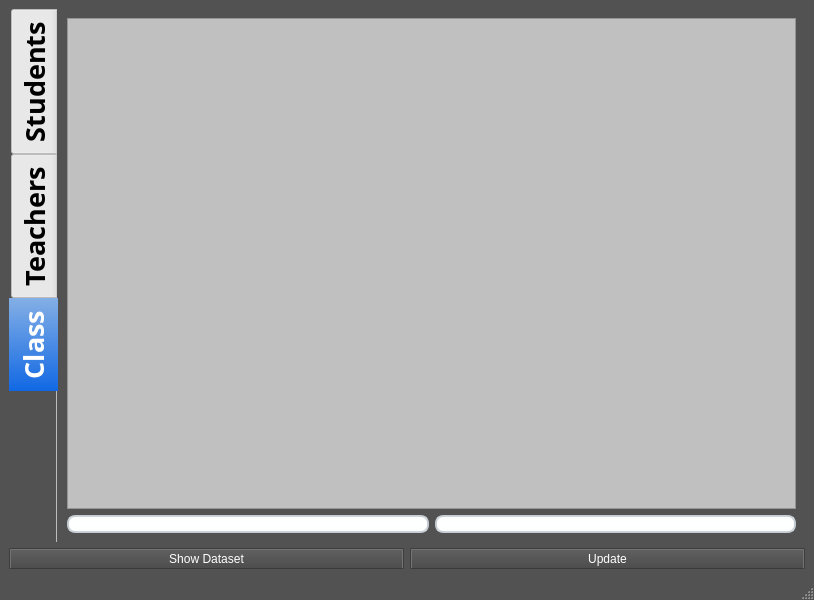
<?xml version="1.0" encoding="UTF-8"?>
<ui version="4.0">
 <class>management_system</class>
 <widget class="QMainWindow" name="management_system">
  <property name="geometry">
   <rect>
    <x>0</x>
    <y>0</y>
    <width>814</width>
    <height>600</height>
   </rect>
  </property>
  <property name="windowTitle">
   <string>management_system</string>
  </property>
  <property name="styleSheet">
   <string notr="true">QMainWindow {
	background-color:rgb(82, 82, 82);
}
QMenuBar {
	background:rgb(82, 82, 82);
}
QMenuBar::item {
	color:rgb(223,219,210);
	spacing: 3px;
	padding: 1px 4px;
	background: transparent;
}

QMenuBar::item:selected {
	background:rgb(115, 115, 115);
}
QMenu::item:selected {
	color:rgb(255,255,255);
	border-width:2px;
	border-style:solid;
	padding-left:18px;
	padding-right:8px;
	padding-top:2px;
	padding-bottom:3px;
	background:qlineargradient(spread:pad, x1:0.5, y1:0.7, x2:0.5, y2:0.3, stop:0 rgba(87, 97, 106, 255), stop:1 rgba(93, 103, 113, 255));
	border-top-color: qlineargradient(spread:pad, x1:0.5, y1:0.6, x2:0.5, y2:0.4, stop:0 rgba(115, 115, 115, 255), stop:1 rgba(62, 62, 62, 255));
	border-right-color: qlineargradient(spread:pad, x1:0.4, y1:0.5, x2:0.6, y2:0.5, stop:0 rgba(115, 115, 115, 255), stop:1 rgba(62, 62, 62, 255));
	border-left-color: qlineargradient(spread:pad, x1:0.6, y1:0.5, x2:0.4, y2:0.5, stop:0 rgba(115, 115, 115, 255), stop:1 rgba(62, 62, 62, 255));
	border-bottom-color: rgb(58, 58, 58);
	border-bottom-width: 1px;
}
QMenu::item {
	color:rgb(223,219,210);
	background-color:rgb(78,78,78);
	padding-left:20px;
	padding-top:4px;
	padding-bottom:4px;
	padding-right:10px;
}
QMenu{
	background-color:rgb(78,78,78);
}
QStatusBar {
	color:rgb(240,240,240);
}</string>
  </property>
  <widget class="QWidget" name="centralwidget">
   <property name="styleSheet">
    <string notr="true">
QMenuBar {
    color: #ffffff;
    background-color: #e0e0e0;
}

QMenuBar::item {
    background-color: #e0e0e0;
}

QMenuBar::item:selected {
    color: #1b3774;
    border: 1px solid #5e90fa;
    background-color: #5e90fa;
}

QMenuBar::item:pressed {
    color: #1b3774;
    border: 1px solid #7cabf9;
    background-color: #7cabf9;
    margin-bottom:-1px;
    padding-bottom:1px;
}

QMenu {
    color: #ffffff;
    background-color: #828282;
    margin: 2px;
    border: 1px solid transparent;
}

QMenu::icon {
    margin: 5px;
    border-style: none;
}

QMenu::right-arrow {
    image:url(icons/right_arrow_light.png);
}

QMenu::item {
    color: #ffffff;
    background-color: #828282;
    padding: 2px 30px 2px 30px;
    border: 1px solid #828282; /* reserve space for selection border */
}

QMenu::item:selected {
    color: #1b3774;
    background-color: #7cabf9;
}

QMenu::separator {
    height: 1px;
    background-color: #b6b6b6;
    margin-top: 2px;
    margin-bottom: 2px;
    margin-left: 6px;
    margin-right: 6px;
}

QMenu::indicator:non-exclusive {
    color: #ffffff;
    background-color: #f5f5f5;
    border: 1px solid #828282;
    width: 11px;
    height: 11px;
    border-radius:2px;
}

QMenu::indicator:non-exclusive:checked {
    background-color: #3874f2;
    border: 1px solid #1b3774;
    image:url(icons/checkbox_light.png);
}
</string>
   </property>
   <layout class="QGridLayout" name="gridLayout">
    <item row="0" column="0">
     <widget class="QTabWidget" name="tabWidget">
      <property name="font">
       <font>
        <family>Ubuntu Mono</family>
        <pointsize>20</pointsize>
        <weight>75</weight>
        <bold>true</bold>
       </font>
      </property>
      <property name="focusPolicy">
       <enum>Qt::WheelFocus</enum>
      </property>
      <property name="contextMenuPolicy">
       <enum>Qt::DefaultContextMenu</enum>
      </property>
      <property name="layoutDirection">
       <enum>Qt::LeftToRight</enum>
      </property>
      <property name="autoFillBackground">
       <bool>false</bool>
      </property>
      <property name="styleSheet">
       <string notr="true">QTabBar::tab:top {
	color: #eff0f1;
	border: 1px solid #76797C;
	border-bottom: 1px transparent black;
	background-color: #31363b;
	padding: 5px;
	min-width: 50px;
	border-top-left-radius: 6px;
	border-top-right-radius: 6px;
}

QTabBar::tab:top:selected {
	color: #eff0f1;
	background-color: #54575B;
	border: 2px solid #76797C;
	border-bottom: 3px solid #3daee9;
	border-top-left-radius: 6px;
	border-top-right-radius: 6px;
}

QTabBar::tab:top:!selected:hover {
	background-color: #18465d;
}

/* BOTTOM TABS */

QTabBar::tab:bottom {
	color: #eff0f1;
	border: 1px solid #76797C;
	border-top: 1px transparent black;
	background-color: #31363b;
	padding: 5px;
	border-bottom-left-radius: 6px;
	border-bottom-right-radius: 6px;
	min-width: 50px;
}

QTabBar::tab:bottom:selected {
	color: #eff0f1;
	background-color: #54575B;
	border: 2px solid #76797C;
	border-top: 3px solid #3daee9;
	border-bottom-left-radius: 6px;
	border-bottom-right-radius: 6px;
}

QTabBar::tab:bottom:!selected:hover {
	background-color: #18465d;
}
QTabBar::tab:selected, QTabBar::tab:last:selected, QTabBar::tab:hover {
    color: #FFFFFF;
    background-color: qlineargradient(spread:pad, x1:0.5, y1:0, x2:0.5, y2:1, stop:0 #84afe5, stop:1 #1168e4);
}
</string>
      </property>
      <property name="tabPosition">
       <enum>QTabWidget::West</enum>
      </property>
      <property name="tabShape">
       <enum>QTabWidget::Rounded</enum>
      </property>
      <property name="currentIndex">
       <number>2</number>
      </property>
      <property name="elideMode">
       <enum>Qt::ElideNone</enum>
      </property>
      <property name="usesScrollButtons">
       <bool>true</bool>
      </property>
      <property name="documentMode">
       <bool>true</bool>
      </property>
      <property name="tabsClosable">
       <bool>false</bool>
      </property>
      <property name="movable">
       <bool>false</bool>
      </property>
      <property name="tabBarAutoHide">
       <bool>false</bool>
      </property>
      <widget class="QWidget" name="Student">
       <attribute name="title">
        <string>Students</string>
       </attribute>
       <layout class="QGridLayout" name="gridLayout_2">
        <item row="0" column="0">
         <widget class="QTableWidget" name="students_table">
          <property name="styleSheet">
           <string notr="true">QTableWidget{
background-color:#C0C0C0;
alternate-background-color:#606060;
selection-background-color:#282828;
}</string>
          </property>
          <property name="editTriggers">
           <set>QAbstractItemView::DoubleClicked</set>
          </property>
          <property name="alternatingRowColors">
           <bool>true</bool>
          </property>
          <property name="selectionMode">
           <enum>QAbstractItemView::ContiguousSelection</enum>
          </property>
          <property name="selectionBehavior">
           <enum>QAbstractItemView::SelectRows</enum>
          </property>
          <property name="textElideMode">
           <enum>Qt::ElideRight</enum>
          </property>
          <property name="verticalScrollMode">
           <enum>QAbstractItemView::ScrollPerItem</enum>
          </property>
          <property name="gridStyle">
           <enum>Qt::SolidLine</enum>
          </property>
          <property name="sortingEnabled">
           <bool>false</bool>
          </property>
          <property name="wordWrap">
           <bool>true</bool>
          </property>
          <property name="cornerButtonEnabled">
           <bool>false</bool>
          </property>
          <attribute name="horizontalHeaderCascadingSectionResizes">
           <bool>true</bool>
          </attribute>
          <attribute name="horizontalHeaderDefaultSectionSize">
           <number>150</number>
          </attribute>
          <attribute name="horizontalHeaderShowSortIndicator" stdset="0">
           <bool>true</bool>
          </attribute>
          <attribute name="horizontalHeaderStretchLastSection">
           <bool>true</bool>
          </attribute>
          <attribute name="verticalHeaderCascadingSectionResizes">
           <bool>true</bool>
          </attribute>
         </widget>
        </item>
        <item row="1" column="0">
         <layout class="QHBoxLayout" name="horizontalLayout">
          <item>
           <widget class="QPushButton" name="btn_st_table_add">
            <property name="styleSheet">
             <string notr="true">QPushButton{
    padding: 0 5px 0 5px;
    border-style: solid;
    border-top-color: qlineargradient(spread:pad, x1:0, y1:0, x2:0, y2:1, stop:0 #c1c9cf, stop:1 #d2d8dd);
    border-right-color: qlineargradient(spread:pad, x1:1, y1:0, x2:0, y2:0, stop:0 #c1c9cf, stop:1 #d2d8dd);
    border-bottom-color: qlineargradient(spread:pad, x1:0, y1:1, x2:0, y2:0, stop:0 #c1c9cf, stop:1 #d2d8dd);
    border-left-color: qlineargradient(spread:pad, x1:0, y1:0, x2:1, y2:0, stop:0 #c1c9cf, stop:1 #d2d8dd);
    border-width: 2px;
    border-radius: 8px;
    color: #616161;
    font-weight: bold;
    background-color: qlineargradient(spread:pad, x1:0.5, y1:0, x2:0.5, y2:1, stop:0 #fbfdfd, stop:0.5 #ffffff, stop:1 #fbfdfd);
}
QPushButton::default{
    border: 2px solid transparent;
    color: #FFFFFF;
    background-color: qlineargradient(spread:pad, x1:0.5, y1:0, x2:0.5, y2:1, stop:0 #84afe5, stop:1 #1168e4);
}
QPushButton:hover{
    color: #3d3d3d;
}
QPushButton:pressed{
    color: #aeaeae;
    background-color: qlineargradient(spread:pad, x1:0.5, y1:0, x2:0.5, y2:1, stop:0 #ffffff, stop:0.5 #fbfdfd, stop:1 #ffffff);
}
QPushButton:disabled{
    color: #616161;
    background-color: qlineargradient(spread:pad, x1:0.5, y1:0, x2:0.5, y2:1, stop:0 #dce7eb, stop:0.5 #e0e8eb, stop:1 #dee7ec);
}

</string>
            </property>
            <property name="text">
             <string/>
            </property>
            <property name="icon">
             <iconset resource="icons.qrc">
              <normaloff>:/new/icons/icons/btn_add.jpg</normaloff>:/new/icons/icons/btn_add.jpg</iconset>
            </property>
           </widget>
          </item>
          <item>
           <widget class="QPushButton" name="btn_std_table_del">
            <property name="styleSheet">
             <string notr="true">QPushButton{
    padding: 0 5px 0 5px;
    border-style: solid;
    border-top-color: qlineargradient(spread:pad, x1:0, y1:0, x2:0, y2:1, stop:0 #c1c9cf, stop:1 #d2d8dd);
    border-right-color: qlineargradient(spread:pad, x1:1, y1:0, x2:0, y2:0, stop:0 #c1c9cf, stop:1 #d2d8dd);
    border-bottom-color: qlineargradient(spread:pad, x1:0, y1:1, x2:0, y2:0, stop:0 #c1c9cf, stop:1 #d2d8dd);
    border-left-color: qlineargradient(spread:pad, x1:0, y1:0, x2:1, y2:0, stop:0 #c1c9cf, stop:1 #d2d8dd);
    border-width: 2px;
    border-radius: 8px;
    color: #616161;
    font-weight: bold;
    background-color: qlineargradient(spread:pad, x1:0.5, y1:0, x2:0.5, y2:1, stop:0 #fbfdfd, stop:0.5 #ffffff, stop:1 #fbfdfd);
}
QPushButton::default{
    border: 2px solid transparent;
    color: #FFFFFF;
    background-color: qlineargradient(spread:pad, x1:0.5, y1:0, x2:0.5, y2:1, stop:0 #84afe5, stop:1 #1168e4);
}
QPushButton:hover{
    color: #3d3d3d;
}
QPushButton:pressed{
    color: #aeaeae;
    background-color: qlineargradient(spread:pad, x1:0.5, y1:0, x2:0.5, y2:1, stop:0 #ffffff, stop:0.5 #fbfdfd, stop:1 #ffffff);
}
QPushButton:disabled{
    color: #616161;
    background-color: qlineargradient(spread:pad, x1:0.5, y1:0, x2:0.5, y2:1, stop:0 #dce7eb, stop:0.5 #e0e8eb, stop:1 #dee7ec);
}

</string>
            </property>
            <property name="text">
             <string/>
            </property>
            <property name="icon">
             <iconset resource="icons.qrc">
              <normaloff>:/new/icons/icons/btn_del.jpg</normaloff>:/new/icons/icons/btn_del.jpg</iconset>
            </property>
           </widget>
          </item>
         </layout>
        </item>
       </layout>
      </widget>
      <widget class="QWidget" name="Teachers">
       <attribute name="title">
        <string>Teachers</string>
       </attribute>
       <layout class="QGridLayout" name="gridLayout_3">
        <item row="1" column="0">
         <layout class="QHBoxLayout" name="horizontalLayout_2">
          <item>
           <widget class="QPushButton" name="btn_teacher_table_add">
            <property name="styleSheet">
             <string notr="true">QPushButton{
    padding: 0 5px 0 5px;
    border-style: solid;
    border-top-color: qlineargradient(spread:pad, x1:0, y1:0, x2:0, y2:1, stop:0 #c1c9cf, stop:1 #d2d8dd);
    border-right-color: qlineargradient(spread:pad, x1:1, y1:0, x2:0, y2:0, stop:0 #c1c9cf, stop:1 #d2d8dd);
    border-bottom-color: qlineargradient(spread:pad, x1:0, y1:1, x2:0, y2:0, stop:0 #c1c9cf, stop:1 #d2d8dd);
    border-left-color: qlineargradient(spread:pad, x1:0, y1:0, x2:1, y2:0, stop:0 #c1c9cf, stop:1 #d2d8dd);
    border-width: 2px;
    border-radius: 8px;
    color: #616161;
    font-weight: bold;
    background-color: qlineargradient(spread:pad, x1:0.5, y1:0, x2:0.5, y2:1, stop:0 #fbfdfd, stop:0.5 #ffffff, stop:1 #fbfdfd);
}
QPushButton::default{
    border: 2px solid transparent;
    color: #FFFFFF;
    background-color: qlineargradient(spread:pad, x1:0.5, y1:0, x2:0.5, y2:1, stop:0 #84afe5, stop:1 #1168e4);
}
QPushButton:hover{
    color: #3d3d3d;
}
QPushButton:pressed{
    color: #aeaeae;
    background-color: qlineargradient(spread:pad, x1:0.5, y1:0, x2:0.5, y2:1, stop:0 #ffffff, stop:0.5 #fbfdfd, stop:1 #ffffff);
}
QPushButton:disabled{
    color: #616161;
    background-color: qlineargradient(spread:pad, x1:0.5, y1:0, x2:0.5, y2:1, stop:0 #dce7eb, stop:0.5 #e0e8eb, stop:1 #dee7ec);
}

</string>
            </property>
            <property name="text">
             <string/>
            </property>
            <property name="icon">
             <iconset resource="icons.qrc">
              <normaloff>:/new/icons/icons/btn_add.jpg</normaloff>:/new/icons/icons/btn_add.jpg</iconset>
            </property>
           </widget>
          </item>
          <item>
           <widget class="QPushButton" name="btn_teacher_table_del">
            <property name="styleSheet">
             <string notr="true">QPushButton{
    padding: 0 5px 0 5px;
    border-style: solid;
    border-top-color: qlineargradient(spread:pad, x1:0, y1:0, x2:0, y2:1, stop:0 #c1c9cf, stop:1 #d2d8dd);
    border-right-color: qlineargradient(spread:pad, x1:1, y1:0, x2:0, y2:0, stop:0 #c1c9cf, stop:1 #d2d8dd);
    border-bottom-color: qlineargradient(spread:pad, x1:0, y1:1, x2:0, y2:0, stop:0 #c1c9cf, stop:1 #d2d8dd);
    border-left-color: qlineargradient(spread:pad, x1:0, y1:0, x2:1, y2:0, stop:0 #c1c9cf, stop:1 #d2d8dd);
    border-width: 2px;
    border-radius: 8px;
    color: #616161;
    font-weight: bold;
    background-color: qlineargradient(spread:pad, x1:0.5, y1:0, x2:0.5, y2:1, stop:0 #fbfdfd, stop:0.5 #ffffff, stop:1 #fbfdfd);
}
QPushButton::default{
    border: 2px solid transparent;
    color: #FFFFFF;
    background-color: qlineargradient(spread:pad, x1:0.5, y1:0, x2:0.5, y2:1, stop:0 #84afe5, stop:1 #1168e4);
}
QPushButton:hover{
    color: #3d3d3d;
}
QPushButton:pressed{
    color: #aeaeae;
    background-color: qlineargradient(spread:pad, x1:0.5, y1:0, x2:0.5, y2:1, stop:0 #ffffff, stop:0.5 #fbfdfd, stop:1 #ffffff);
}
QPushButton:disabled{
    color: #616161;
    background-color: qlineargradient(spread:pad, x1:0.5, y1:0, x2:0.5, y2:1, stop:0 #dce7eb, stop:0.5 #e0e8eb, stop:1 #dee7ec);
}

</string>
            </property>
            <property name="text">
             <string/>
            </property>
            <property name="icon">
             <iconset resource="icons.qrc">
              <normaloff>:/new/icons/icons/btn_del.jpg</normaloff>:/new/icons/icons/btn_del.jpg</iconset>
            </property>
           </widget>
          </item>
         </layout>
        </item>
        <item row="0" column="0">
         <widget class="QTableWidget" name="teachers_table">
          <property name="styleSheet">
           <string notr="true">QTableWidget{
background-color:#C0C0C0;
alternate-background-color:#606060;
selection-background-color:#282828;
}</string>
          </property>
          <property name="editTriggers">
           <set>QAbstractItemView::DoubleClicked</set>
          </property>
          <property name="alternatingRowColors">
           <bool>true</bool>
          </property>
          <property name="selectionBehavior">
           <enum>QAbstractItemView::SelectRows</enum>
          </property>
          <attribute name="horizontalHeaderCascadingSectionResizes">
           <bool>true</bool>
          </attribute>
          <attribute name="horizontalHeaderDefaultSectionSize">
           <number>150</number>
          </attribute>
          <attribute name="horizontalHeaderShowSortIndicator" stdset="0">
           <bool>true</bool>
          </attribute>
          <attribute name="horizontalHeaderStretchLastSection">
           <bool>true</bool>
          </attribute>
         </widget>
        </item>
       </layout>
      </widget>
      <widget class="QWidget" name="Class">
       <attribute name="title">
        <string>Class</string>
       </attribute>
       <layout class="QGridLayout" name="gridLayout_4">
        <item row="0" column="0">
         <layout class="QHBoxLayout" name="horizontalLayout_3">
          <item>
           <widget class="QTableWidget" name="classes_table">
            <property name="styleSheet">
             <string notr="true">QTableWidget{
background-color:#C0C0C0;
alternate-background-color:#606060;
selection-background-color:#282828;
}</string>
            </property>
            <property name="editTriggers">
             <set>QAbstractItemView::DoubleClicked</set>
            </property>
            <property name="alternatingRowColors">
             <bool>true</bool>
            </property>
            <property name="selectionBehavior">
             <enum>QAbstractItemView::SelectRows</enum>
            </property>
            <property name="cornerButtonEnabled">
             <bool>false</bool>
            </property>
            <attribute name="horizontalHeaderCascadingSectionResizes">
             <bool>true</bool>
            </attribute>
            <attribute name="horizontalHeaderDefaultSectionSize">
             <number>150</number>
            </attribute>
            <attribute name="horizontalHeaderShowSortIndicator" stdset="0">
             <bool>true</bool>
            </attribute>
            <attribute name="horizontalHeaderStretchLastSection">
             <bool>true</bool>
            </attribute>
            <attribute name="verticalHeaderCascadingSectionResizes">
             <bool>true</bool>
            </attribute>
           </widget>
          </item>
         </layout>
        </item>
        <item row="1" column="0">
         <layout class="QHBoxLayout" name="horizontalLayout_4">
          <item>
           <widget class="QPushButton" name="btn_class_table_add">
            <property name="styleSheet">
             <string notr="true">QPushButton{
    padding: 0 5px 0 5px;
    border-style: solid;
    border-top-color: qlineargradient(spread:pad, x1:0, y1:0, x2:0, y2:1, stop:0 #c1c9cf, stop:1 #d2d8dd);
    border-right-color: qlineargradient(spread:pad, x1:1, y1:0, x2:0, y2:0, stop:0 #c1c9cf, stop:1 #d2d8dd);
    border-bottom-color: qlineargradient(spread:pad, x1:0, y1:1, x2:0, y2:0, stop:0 #c1c9cf, stop:1 #d2d8dd);
    border-left-color: qlineargradient(spread:pad, x1:0, y1:0, x2:1, y2:0, stop:0 #c1c9cf, stop:1 #d2d8dd);
    border-width: 2px;
    border-radius: 8px;
    color: #616161;
    font-weight: bold;
    background-color: qlineargradient(spread:pad, x1:0.5, y1:0, x2:0.5, y2:1, stop:0 #fbfdfd, stop:0.5 #ffffff, stop:1 #fbfdfd);
}
QPushButton::default{
    border: 2px solid transparent;
    color: #FFFFFF;
    background-color: qlineargradient(spread:pad, x1:0.5, y1:0, x2:0.5, y2:1, stop:0 #84afe5, stop:1 #1168e4);
}
QPushButton:hover{
    color: #3d3d3d;
}
QPushButton:pressed{
    color: #aeaeae;
    background-color: qlineargradient(spread:pad, x1:0.5, y1:0, x2:0.5, y2:1, stop:0 #ffffff, stop:0.5 #fbfdfd, stop:1 #ffffff);
}
QPushButton:disabled{
    color: #616161;
    background-color: qlineargradient(spread:pad, x1:0.5, y1:0, x2:0.5, y2:1, stop:0 #dce7eb, stop:0.5 #e0e8eb, stop:1 #dee7ec);
}

</string>
            </property>
            <property name="text">
             <string/>
            </property>
            <property name="icon">
             <iconset resource="icons.qrc">
              <normaloff>:/new/icons/icons/btn_add.jpg</normaloff>:/new/icons/icons/btn_add.jpg</iconset>
            </property>
           </widget>
          </item>
          <item>
           <widget class="QPushButton" name="btn_class_table_del">
            <property name="styleSheet">
             <string notr="true">QPushButton{
    padding: 0 5px 0 5px;
    border-style: solid;
    border-top-color: qlineargradient(spread:pad, x1:0, y1:0, x2:0, y2:1, stop:0 #c1c9cf, stop:1 #d2d8dd);
    border-right-color: qlineargradient(spread:pad, x1:1, y1:0, x2:0, y2:0, stop:0 #c1c9cf, stop:1 #d2d8dd);
    border-bottom-color: qlineargradient(spread:pad, x1:0, y1:1, x2:0, y2:0, stop:0 #c1c9cf, stop:1 #d2d8dd);
    border-left-color: qlineargradient(spread:pad, x1:0, y1:0, x2:1, y2:0, stop:0 #c1c9cf, stop:1 #d2d8dd);
    border-width: 2px;
    border-radius: 8px;
    color: #616161;
    font-weight: bold;
    background-color: qlineargradient(spread:pad, x1:0.5, y1:0, x2:0.5, y2:1, stop:0 #fbfdfd, stop:0.5 #ffffff, stop:1 #fbfdfd);
}
QPushButton::default{
    border: 2px solid transparent;
    color: #FFFFFF;
    background-color: qlineargradient(spread:pad, x1:0.5, y1:0, x2:0.5, y2:1, stop:0 #84afe5, stop:1 #1168e4);
}
QPushButton:hover{
    color: #3d3d3d;
}
QPushButton:pressed{
    color: #aeaeae;
    background-color: qlineargradient(spread:pad, x1:0.5, y1:0, x2:0.5, y2:1, stop:0 #ffffff, stop:0.5 #fbfdfd, stop:1 #ffffff);
}
QPushButton:disabled{
    color: #616161;
    background-color: qlineargradient(spread:pad, x1:0.5, y1:0, x2:0.5, y2:1, stop:0 #dce7eb, stop:0.5 #e0e8eb, stop:1 #dee7ec);
}

</string>
            </property>
            <property name="text">
             <string/>
            </property>
            <property name="icon">
             <iconset resource="icons.qrc">
              <normaloff>:/new/icons/icons/btn_del.jpg</normaloff>:/new/icons/icons/btn_del.jpg</iconset>
            </property>
           </widget>
          </item>
         </layout>
        </item>
       </layout>
      </widget>
     </widget>
    </item>
    <item row="1" column="0">
     <layout class="QHBoxLayout" name="horizontalLayout_5">
      <item>
       <widget class="QPushButton" name="btn_import">
        <property name="styleSheet">
         <string notr="true">QPushButton{
	border-style: outset;
	border-width: 2px;
	border-top-color: qlineargradient(spread:pad, x1:0.5, y1:0.6, x2:0.5, y2:0.4, stop:0 rgba(115, 115, 115, 255), stop:1 rgba(62, 62, 62, 255));
	border-right-color: qlineargradient(spread:pad, x1:0.4, y1:0.5, x2:0.6, y2:0.5, stop:0 rgba(115, 115, 115, 255), stop:1 rgba(62, 62, 62, 255));
	border-left-color: qlineargradient(spread:pad, x1:0.6, y1:0.5, x2:0.4, y2:0.5, stop:0 rgba(115, 115, 115, 255), stop:1 rgba(62, 62, 62, 255));
	border-bottom-color: rgb(58, 58, 58);
	border-bottom-width: 1px;
	border-style: solid;
	color: rgb(255, 255, 255);
	padding: 2px;
	background-color: qlineargradient(spread:pad, x1:0.5, y1:1, x2:0.5, y2:0, stop:0 rgba(77, 77, 77, 255), stop:1 rgba(97, 97, 97, 255));
}
QPushButton:hover{
	border-style: outset;
	border-width: 2px;
	border-top-color: qlineargradient(spread:pad, x1:0.5, y1:0.6, x2:0.5, y2:0.4, stop:0 rgba(180, 180, 180, 255), stop:1 rgba(110, 110, 110, 255));
	border-right-color: qlineargradient(spread:pad, x1:0.4, y1:0.5, x2:0.6, y2:0.5, stop:0 rgba(180, 180, 180, 255), stop:1 rgba(110, 110, 110, 255));
	border-left-color: qlineargradient(spread:pad, x1:0.6, y1:0.5, x2:0.4, y2:0.5, stop:0 rgba(180, 180, 180, 255), stop:1 rgba(110, 110, 110, 255));
	border-bottom-color: rgb(115, 115, 115);
	border-bottom-width: 1px;
	border-style: solid;
	color: rgb(255, 255, 255);
	padding: 2px;
	background-color: qlineargradient(spread:pad, x1:0.5, y1:1, x2:0.5, y2:0, stop:0 rgba(107, 107, 107, 255), stop:1 rgba(157, 157, 157, 255));
}
QPushButton:pressed{
	border-style: outset;
	border-width: 2px;
	border-top-color: qlineargradient(spread:pad, x1:0.5, y1:0.6, x2:0.5, y2:0.4, stop:0 rgba(62, 62, 62, 255), stop:1 rgba(22, 22, 22, 255));
	border-right-color: qlineargradient(spread:pad, x1:0.4, y1:0.5, x2:0.6, y2:0.5, stop:0 rgba(115, 115, 115, 255), stop:1 rgba(62, 62, 62, 255));
	border-left-color: qlineargradient(spread:pad, x1:0.6, y1:0.5, x2:0.4, y2:0.5, stop:0 rgba(115, 115, 115, 255), stop:1 rgba(62, 62, 62, 255));
	border-bottom-color: rgb(58, 58, 58);
	border-bottom-width: 1px;
	border-style: solid;
	color: rgb(255, 255, 255);
	padding: 2px;
	background-color: qlineargradient(spread:pad, x1:0.5, y1:1, x2:0.5, y2:0, stop:0 rgba(77, 77, 77, 255), stop:1 rgba(97, 97, 97, 255));
}
QPushButton:disabled{
	border-style: outset;
	border-width: 2px;
	border-top-color: qlineargradient(spread:pad, x1:0.5, y1:0.6, x2:0.5, y2:0.4, stop:0 rgba(115, 115, 115, 255), stop:1 rgba(62, 62, 62, 255));
	border-right-color: qlineargradient(spread:pad, x1:0.4, y1:0.5, x2:0.6, y2:0.5, stop:0 rgba(115, 115, 115, 255), stop:1 rgba(62, 62, 62, 255));
	border-left-color: qlineargradient(spread:pad, x1:0.6, y1:0.5, x2:0.4, y2:0.5, stop:0 rgba(115, 115, 115, 255), stop:1 rgba(62, 62, 62, 255));
	border-bottom-color: rgb(58, 58, 58);
	border-bottom-width: 1px;
	border-style: solid;
	color: rgb(0, 0, 0);
	padding: 2px;
	background-color: qlineargradient(spread:pad, x1:0.5, y1:1, x2:0.5, y2:0, stop:0 rgba(57, 57, 57, 255), stop:1 rgba(77, 77, 77, 255));
}
</string>
        </property>
        <property name="text">
         <string>Show Dataset</string>
        </property>
       </widget>
      </item>
      <item>
       <widget class="QPushButton" name="btn_update">
        <property name="styleSheet">
         <string notr="true">QPushButton{
	border-style: outset;
	border-width: 2px;
	border-top-color: qlineargradient(spread:pad, x1:0.5, y1:0.6, x2:0.5, y2:0.4, stop:0 rgba(115, 115, 115, 255), stop:1 rgba(62, 62, 62, 255));
	border-right-color: qlineargradient(spread:pad, x1:0.4, y1:0.5, x2:0.6, y2:0.5, stop:0 rgba(115, 115, 115, 255), stop:1 rgba(62, 62, 62, 255));
	border-left-color: qlineargradient(spread:pad, x1:0.6, y1:0.5, x2:0.4, y2:0.5, stop:0 rgba(115, 115, 115, 255), stop:1 rgba(62, 62, 62, 255));
	border-bottom-color: rgb(58, 58, 58);
	border-bottom-width: 1px;
	border-style: solid;
	color: rgb(255, 255, 255);
	padding: 2px;
	background-color: qlineargradient(spread:pad, x1:0.5, y1:1, x2:0.5, y2:0, stop:0 rgba(77, 77, 77, 255), stop:1 rgba(97, 97, 97, 255));
}
QPushButton:hover{
	border-style: outset;
	border-width: 2px;
	border-top-color: qlineargradient(spread:pad, x1:0.5, y1:0.6, x2:0.5, y2:0.4, stop:0 rgba(180, 180, 180, 255), stop:1 rgba(110, 110, 110, 255));
	border-right-color: qlineargradient(spread:pad, x1:0.4, y1:0.5, x2:0.6, y2:0.5, stop:0 rgba(180, 180, 180, 255), stop:1 rgba(110, 110, 110, 255));
	border-left-color: qlineargradient(spread:pad, x1:0.6, y1:0.5, x2:0.4, y2:0.5, stop:0 rgba(180, 180, 180, 255), stop:1 rgba(110, 110, 110, 255));
	border-bottom-color: rgb(115, 115, 115);
	border-bottom-width: 1px;
	border-style: solid;
	color: rgb(255, 255, 255);
	padding: 2px;
	background-color: qlineargradient(spread:pad, x1:0.5, y1:1, x2:0.5, y2:0, stop:0 rgba(107, 107, 107, 255), stop:1 rgba(157, 157, 157, 255));
}
QPushButton:pressed{
	border-style: outset;
	border-width: 2px;
	border-top-color: qlineargradient(spread:pad, x1:0.5, y1:0.6, x2:0.5, y2:0.4, stop:0 rgba(62, 62, 62, 255), stop:1 rgba(22, 22, 22, 255));
	border-right-color: qlineargradient(spread:pad, x1:0.4, y1:0.5, x2:0.6, y2:0.5, stop:0 rgba(115, 115, 115, 255), stop:1 rgba(62, 62, 62, 255));
	border-left-color: qlineargradient(spread:pad, x1:0.6, y1:0.5, x2:0.4, y2:0.5, stop:0 rgba(115, 115, 115, 255), stop:1 rgba(62, 62, 62, 255));
	border-bottom-color: rgb(58, 58, 58);
	border-bottom-width: 1px;
	border-style: solid;
	color: rgb(255, 255, 255);
	padding: 2px;
	background-color: qlineargradient(spread:pad, x1:0.5, y1:1, x2:0.5, y2:0, stop:0 rgba(77, 77, 77, 255), stop:1 rgba(97, 97, 97, 255));
}
QPushButton:disabled{
	border-style: outset;
	border-width: 2px;
	border-top-color: qlineargradient(spread:pad, x1:0.5, y1:0.6, x2:0.5, y2:0.4, stop:0 rgba(115, 115, 115, 255), stop:1 rgba(62, 62, 62, 255));
	border-right-color: qlineargradient(spread:pad, x1:0.4, y1:0.5, x2:0.6, y2:0.5, stop:0 rgba(115, 115, 115, 255), stop:1 rgba(62, 62, 62, 255));
	border-left-color: qlineargradient(spread:pad, x1:0.6, y1:0.5, x2:0.4, y2:0.5, stop:0 rgba(115, 115, 115, 255), stop:1 rgba(62, 62, 62, 255));
	border-bottom-color: rgb(58, 58, 58);
	border-bottom-width: 1px;
	border-style: solid;
	color: rgb(0, 0, 0);
	padding: 2px;
	background-color: qlineargradient(spread:pad, x1:0.5, y1:1, x2:0.5, y2:0, stop:0 rgba(57, 57, 57, 255), stop:1 rgba(77, 77, 77, 255));
}
</string>
        </property>
        <property name="text">
         <string>Update</string>
        </property>
       </widget>
      </item>
     </layout>
    </item>
   </layout>
  </widget>
  <widget class="QMenuBar" name="menubar">
   <property name="geometry">
    <rect>
     <x>0</x>
     <y>0</y>
     <width>814</width>
     <height>17</height>
    </rect>
   </property>
  </widget>
  <widget class="QStatusBar" name="statusbar"/>
 </widget>
 <resources>
  <include location="icons.qrc"/>
 </resources>
 <connections/>
</ui>
